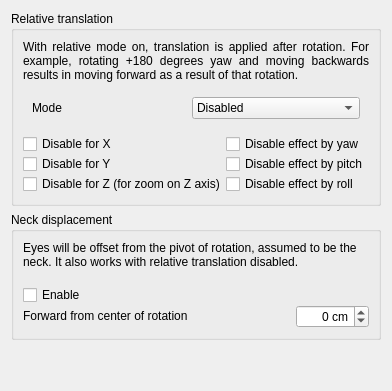
     <widget class="QWidget" name="tab_2">
      <attribute name="title">
       <string>Relative translation</string>
      </attribute>
      <layout class="QVBoxLayout" name="verticalLayout_2">
       <item>
        <widget class="QGroupBox" name="groupBox_">
         <property name="sizePolicy">
          <sizepolicy hsizetype="Minimum" vsizetype="Maximum">
           <horstretch>0</horstretch>
           <verstretch>0</verstretch>
          </sizepolicy>
         </property>
         <property name="styleSheet">
          <string notr="true"/>
         </property>
         <property name="title">
          <string>Relative translation</string>
         </property>
         <property name="alignment">
          <set>Qt::AlignLeading|Qt::AlignLeft|Qt::AlignTop</set>
         </property>
         <layout class="QVBoxLayout" name="verticalLayout_7">
          <item>
           <widget class="QLabel" name="label_16">
            <property name="sizePolicy">
             <sizepolicy hsizetype="Preferred" vsizetype="Maximum">
              <horstretch>0</horstretch>
              <verstretch>0</verstretch>
             </sizepolicy>
            </property>
            <property name="text">
             <string>With relative mode on, translation is applied after rotation. For example, rotating +180 degrees yaw and moving backwards results in moving forward as a result of that rotation.</string>
            </property>
            <property name="alignment">
             <set>Qt::AlignJustify|Qt::AlignVCenter</set>
            </property>
            <property name="wordWrap">
             <bool>true</bool>
            </property>
            <property name="margin">
             <number>2</number>
            </property>
           </widget>
          </item>
          <item>
           <widget class="QWidget" name="widget" native="true">
            <layout class="QHBoxLayout" name="horizontalLayout">
             <item>
              <widget class="QLabel" name="label_17">
               <property name="sizePolicy">
                <sizepolicy hsizetype="Preferred" vsizetype="Preferred">
                 <horstretch>10</horstretch>
                 <verstretch>0</verstretch>
                </sizepolicy>
               </property>
               <property name="text">
                <string>Mode</string>
               </property>
              </widget>
             </item>
             <item>
              <widget class="QComboBox" name="reltrans_mode">
               <property name="sizePolicy">
                <sizepolicy hsizetype="Preferred" vsizetype="Maximum">
                 <horstretch>4</horstretch>
                 <verstretch>0</verstretch>
                </sizepolicy>
               </property>
               <item>
                <property name="text">
                 <string>Disabled</string>
                </property>
               </item>
               <item>
                <property name="text">
                 <string>Enabled</string>
                </property>
               </item>
               <item>
                <property name="text">
                 <string>Enabled when not aiming</string>
                </property>
               </item>
              </widget>
             </item>
            </layout>
           </widget>
          </item>
          <item>
           <widget class="QFrame" name="frame_2">
            <property name="sizePolicy">
             <sizepolicy hsizetype="Preferred" vsizetype="Maximum">
              <horstretch>0</horstretch>
              <verstretch>0</verstretch>
             </sizepolicy>
            </property>
            <property name="frameShape">
             <enum>QFrame::NoFrame</enum>
            </property>
            <property name="frameShadow">
             <enum>QFrame::Raised</enum>
            </property>
            <layout class="QGridLayout" name="gridLayout">
             <property name="leftMargin">
              <number>0</number>
             </property>
             <property name="topMargin">
              <number>0</number>
             </property>
             <property name="rightMargin">
              <number>0</number>
             </property>
             <property name="bottomMargin">
              <number>0</number>
             </property>
             <property name="spacing">
              <number>0</number>
             </property>
             <item row="2" column="0">
              <widget class="QCheckBox" name="tcomp_ty_disable">
               <property name="sizePolicy">
                <sizepolicy hsizetype="Minimum" vsizetype="Maximum">
                 <horstretch>3</horstretch>
                 <verstretch>0</verstretch>
                </sizepolicy>
               </property>
               <property name="styleSheet">
                <string notr="true"/>
               </property>
               <property name="text">
                <string>Disable for Y</string>
               </property>
              </widget>
             </item>
             <item row="1" column="0">
              <widget class="QCheckBox" name="tcomp_tx_disable">
               <property name="sizePolicy">
                <sizepolicy hsizetype="Minimum" vsizetype="Maximum">
                 <horstretch>3</horstretch>
                 <verstretch>0</verstretch>
                </sizepolicy>
               </property>
               <property name="styleSheet">
                <string notr="true"/>
               </property>
               <property name="text">
                <string>Disable for X</string>
               </property>
              </widget>
             </item>
             <item row="3" column="1">
              <widget class="QCheckBox" name="tcomp_src_roll_disable">
               <property name="sizePolicy">
                <sizepolicy hsizetype="Minimum" vsizetype="Maximum">
                 <horstretch>2</horstretch>
                 <verstretch>0</verstretch>
                </sizepolicy>
               </property>
               <property name="text">
                <string>Disable effect by roll</string>
               </property>
              </widget>
             </item>
             <item row="3" column="0">
              <widget class="QCheckBox" name="tcomp_tz_disable">
               <property name="sizePolicy">
                <sizepolicy hsizetype="Minimum" vsizetype="Maximum">
                 <horstretch>3</horstretch>
                 <verstretch>0</verstretch>
                </sizepolicy>
               </property>
               <property name="styleSheet">
                <string notr="true"/>
               </property>
               <property name="text">
                <string>Disable for Z (for zoom on Z axis)</string>
               </property>
              </widget>
             </item>
             <item row="2" column="1">
              <widget class="QCheckBox" name="tcomp_src_pitch_disable">
               <property name="sizePolicy">
                <sizepolicy hsizetype="Minimum" vsizetype="Maximum">
                 <horstretch>2</horstretch>
                 <verstretch>0</verstretch>
                </sizepolicy>
               </property>
               <property name="text">
                <string>Disable effect by pitch</string>
               </property>
              </widget>
             </item>
             <item row="1" column="1">
              <widget class="QCheckBox" name="tcomp_src_yaw_disable">
               <property name="sizePolicy">
                <sizepolicy hsizetype="Minimum" vsizetype="Maximum">
                 <horstretch>2</horstretch>
                 <verstretch>0</verstretch>
                </sizepolicy>
               </property>
               <property name="text">
                <string>Disable effect by yaw</string>
               </property>
              </widget>
             </item>
            </layout>
           </widget>
          </item>
         </layout>
        </widget>
       </item>
       <item>
        <widget class="QGroupBox" name="groupBox_12">
         <property name="sizePolicy">
          <sizepolicy hsizetype="Minimum" vsizetype="Maximum">
           <horstretch>0</horstretch>
           <verstretch>0</verstretch>
          </sizepolicy>
         </property>
         <property name="title">
          <string>Neck displacement</string>
         </property>
         <property name="alignment">
          <set>Qt::AlignLeading|Qt::AlignLeft|Qt::AlignTop</set>
         </property>
         <layout class="QVBoxLayout" name="verticalLayout_13">
          <property name="spacing">
           <number>7</number>
          </property>
          <item>
           <widget class="QLabel" name="label_33">
            <property name="text">
             <string>Eyes will be offset from the pivot of rotation, assumed to be the neck. It also works with relative translation disabled.</string>
            </property>
            <property name="wordWrap">
             <bool>true</bool>
            </property>
            <property name="margin">
             <number>0</number>
            </property>
           </widget>
          </item>
          <item>
           <widget class="QFrame" name="frame_4">
            <property name="frameShape">
             <enum>QFrame::NoFrame</enum>
            </property>
            <layout class="QGridLayout" name="gridLayout_9">
             <property name="leftMargin">
              <number>0</number>
             </property>
             <property name="topMargin">
              <number>9</number>
             </property>
             <property name="rightMargin">
              <number>0</number>
             </property>
             <property name="bottomMargin">
              <number>0</number>
             </property>
             <property name="spacing">
              <number>0</number>
             </property>
             <item row="0" column="0">
              <widget class="QCheckBox" name="neck_enable">
               <property name="sizePolicy">
                <sizepolicy hsizetype="Preferred" vsizetype="Minimum">
                 <horstretch>0</horstretch>
                 <verstretch>0</verstretch>
                </sizepolicy>
               </property>
               <property name="styleSheet">
                <string notr="true"/>
               </property>
               <property name="text">
                <string>Enable</string>
               </property>
              </widget>
             </item>
             <item row="1" column="1">
              <widget class="QSpinBox" name="neck_z">
               <property name="sizePolicy">
                <sizepolicy hsizetype="Preferred" vsizetype="Maximum">
                 <horstretch>4</horstretch>
                 <verstretch>0</verstretch>
                </sizepolicy>
               </property>
               <property name="alignment">
                <set>Qt::AlignRight|Qt::AlignTrailing|Qt::AlignVCenter</set>
               </property>
               <property name="suffix">
                <string> cm</string>
               </property>
               <property name="minimum">
                <number>-100</number>
               </property>
               <property name="maximum">
                <number>100</number>
               </property>
              </widget>
             </item>
             <item row="1" column="0">
              <widget class="QLabel" name="label_32">
               <property name="sizePolicy">
                <sizepolicy hsizetype="Preferred" vsizetype="Maximum">
                 <horstretch>15</horstretch>
                 <verstretch>0</verstretch>
                </sizepolicy>
               </property>
               <property name="text">
                <string>Forward from center of rotation</string>
               </property>
              </widget>
             </item>
            </layout>
           </widget>
          </item>
         </layout>
        </widget>
       </item>
       <item>
        <spacer name="verticalSpacer">
         <property name="orientation">
          <enum>Qt::Vertical</enum>
         </property>
         <property name="sizeHint" stdset="0">
          <size>
           <width>20</width>
           <height>40</height>
          </size>
         </property>
        </spacer>
       </item>
      </layout>
     </widget>
